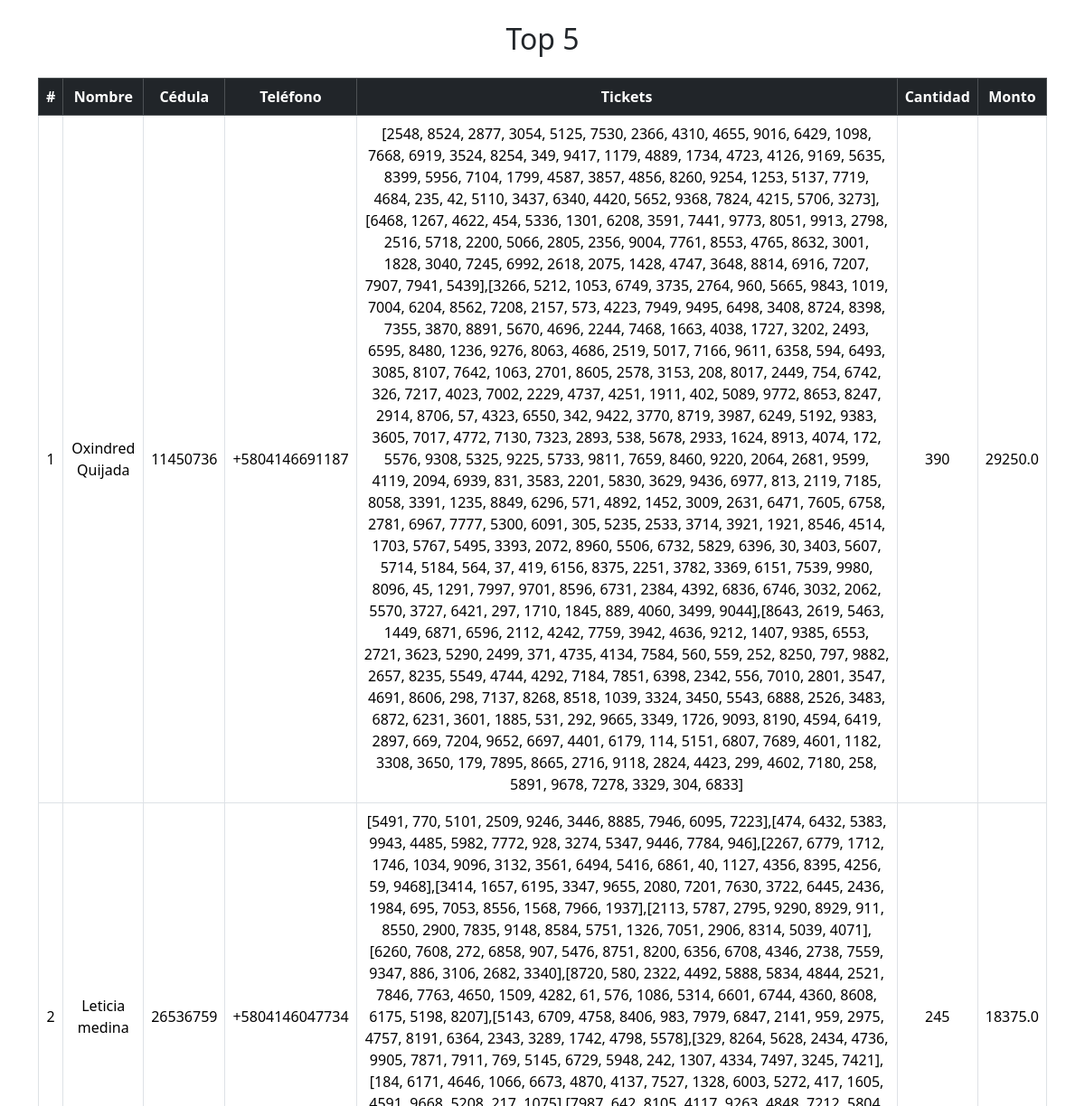
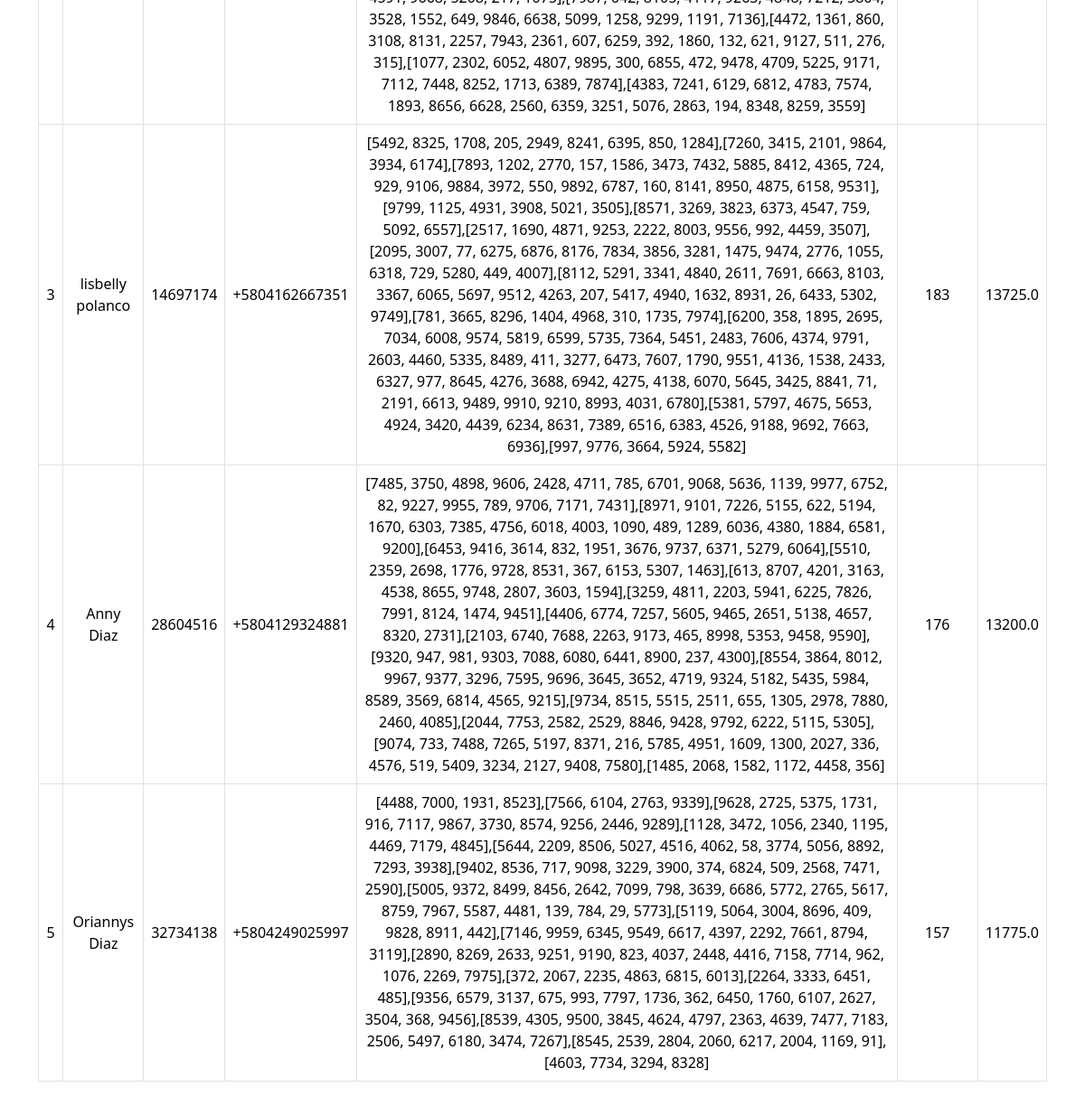
Page /admin/dashboard/solicitudes/top (signed in) on the committed database (2 pictures, top to bottom).
### tables this page shows
CREATE TABLE requeridos (
    id INTEGER PRIMARY KEY AUTOINCREMENT,
    nombre_apellidos TEXT NOT NULL,
    cedula TEXT NOT NULL,
    telefono TEXT NOT NULL,
    referencia TEXT NOT NULL,
    tickets_vendidos INTEGER NOT NULL,
    monto TEXT NOT NULL,
    fecha TEXT NOT NULL,
    estatus TEXT DEFAULT NULL,
    link TEXT
);

### app.py (the view)
@app.route("/admin/dashboard/solicitudes/top")
@login_required  # Ruta protegida por login
def top():
    solicitudes = get_data2()
    return render_template("top.html", solicitudes = solicitudes)

### app.py (called while the page is built)
def login_required(f):
    @wraps(f)
    def decorated_function(*args, **kwargs):
        if not session.get('logged_in'):  # Verifica si el usuario está autenticado
            return redirect(url_for('admin_index'))  # Redirige al login si no está autenticado
        return f(*args, **kwargs)
    return decorated_function

### templates/top.html (shortened to what this page needs)
<!DOCTYPE html>
<html lang="es">
<head>
    <link href="https://cdn.jsdelivr.net/npm/bootstrap@5.3.3/dist/css/bootstrap.min.css" rel="stylesheet">
</head>
<body>
    <div class="container my-4">
        <h2 class="text-center mb-4">Top 5</h2>
        <div class="table-responsive">
            <table class="table table-hover table-bordered align-middle text-center">
                <thead class="table-dark">
                    <tr>
                        <th>Nombre</th>
                        <th>Cédula</th>
                        <th>Teléfono</th>
                        <th>Tickets</th>
                        <th>Cantidad</th>
                        <th>Monto</th>
                    </tr>
                </thead>
                <tbody>
                    {% for solicitud in solicitudes %}
                    <tr>
                        <td class="clickable-cell">{{ solicitud.nombre }}</td>
                        <td class="clickable-cell">{{ solicitud.cedula }}</td>
                        <td class="clickable-cell">{{ solicitud.telefono }}</td>
                        <td class="clickable-cell">{{ solicitud.cartones }}</td>
                        <td class="clickable-cell">{{ solicitud.length }}</td>
                        <td class="clickable-cell">{{ solicitud.monto }}</td>
                    </tr>
                    {% endfor %}
                </tbody>
            </table>
        </div>
    </div>
</body>
</html>

### templates/top.html (style rules this page uses)
.table-responsive { margin-bottom: 1rem; overflow-x: auto; -webkit-overflow-scrolling: touch; }
.clickable-cell { cursor: pointer; }

### rows in the picture
requeridos: nombre "Oxindred Quijada", cedula "11450736", telefono "+5804146691187", cartones "[2548, 8524, 2877, 3054, 5125, 7530, 2366, 4310, 4655, 9016, 6429, 1098, 7668, 6919, 3524, 8254, 349, 9417, 1179, 4889, 1734, 4723, 4126, 9169, 5635, 8399, 5956, 7104, 1799, 4587, 3857, 4856, 8260, 9254, 1253, 5137, 7719, 4684, 235, 42, 5110, 3437, 6340, 4420, 5652, 9368, 7824, 4215, 5706, 3273],[6468, 1267, 4622, 454, 5336, 1301, 6208, 3591, 7441, 9773, 8051, 9913, 2798, 2516, 5718, 2200, 5066, 2805, 2356, 9004, 7761, 8553, 4765, 8632, 3001, 1828, 3040, 7245, 6992, 2618, 2075, 1428, 4747, 3648, 8814, 6916, 7207, 7907, 7941, 5439],[3266, 5212, 1053, 6749, 3735, 2764, 960, 5665, 9843, 1019, 7004, 6204, 8562, 7208, 2157, 573, 4223, 7949, 9495, 6498, 3408, 8724, 8398, 7355, 3870, 8891, 5670,…", length "390", monto "29250.0"
requeridos: nombre "lisbelly polanco", cedula "14697174", telefono "+5804162667351", cartones "[5492, 8325, 1708, 205, 2949, 8241, 6395, 850, 1284],[7260, 3415, 2101, 9864, 3934, 6174],[7893, 1202, 2770, 157, 1586, 3473, 7432, 5885, 8412, 4365, 724, 929, 9106, 9884, 3972, 550, 9892, 6787, 160, 8141, 8950, 4875, 6158, 9531],[9799, 1125, 4931, 3908, 5021, 3505],[8571, 3269, 3823, 6373, 4547, 759, 5092, 6557],[2517, 1690, 4871, 9253, 2222, 8003, 9556, 992, 4459, 3507],[2095, 3007, 77, 6275, 6876, 8176, 7834, 3856, 3281, 1475, 9474, 2776, 1055, 6318, 729, 5280, 449, 4007],[8112, 5291, 3341, 4840, 2611, 7691, 6663, 8103, 3367, 6065, 5697, 9512, 4263, 207, 5417, 4940, 1632, 8931, 26, 6433, 5302, 9749],[781, 3665, 8296, 1404, 4968, 310, 1735, 7974],[6200, 358, 1895, 2695, 7034, 6008, 9574,…", length "183", monto "13725.0"
requeridos: nombre "Leticia medina", cedula "26536759", telefono "+5804146047734", cartones "[5491, 770, 5101, 2509, 9246, 3446, 8885, 7946, 6095, 7223],[474, 6432, 5383, 9943, 4485, 5982, 7772, 928, 3274, 5347, 9446, 7784, 946],[2267, 6779, 1712, 1746, 1034, 9096, 3132, 3561, 6494, 5416, 6861, 40, 1127, 4356, 8395, 4256, 59, 9468],[3414, 1657, 6195, 3347, 9655, 2080, 7201, 7630, 3722, 6445, 2436, 1984, 695, 7053, 8556, 1568, 7966, 1937],[2113, 5787, 2795, 9290, 8929, 911, 8550, 2900, 7835, 9148, 8584, 5751, 1326, 7051, 2906, 8314, 5039, 4071],[6260, 7608, 272, 6858, 907, 5476, 8751, 8200, 6356, 6708, 4346, 2738, 7559, 9347, 886, 3106, 2682, 3340],[8720, 580, 2322, 4492, 5888, 5834, 4844, 2521, 7846, 7763, 4650, 1509, 4282, 61, 576, 1086, 5314, 6601, 6744, 4360, 8608, 6175, 5198,…", length "245", monto "18375.0"
requeridos: nombre "Anny Diaz", cedula "28604516", telefono "+5804129324881", cartones "[7485, 3750, 4898, 9606, 2428, 4711, 785, 6701, 9068, 5636, 1139, 9977, 6752, 82, 9227, 9955, 789, 9706, 7171, 7431],[8971, 9101, 7226, 5155, 622, 5194, 1670, 6303, 7385, 4756, 6018, 4003, 1090, 489, 1289, 6036, 4380, 1884, 6581, 9200],[6453, 9416, 3614, 832, 1951, 3676, 9737, 6371, 5279, 6064],[5510, 2359, 2698, 1776, 9728, 8531, 367, 6153, 5307, 1463],[613, 8707, 4201, 3163, 4538, 8655, 9748, 2807, 3603, 1594],[3259, 4811, 2203, 5941, 6225, 7826, 7991, 8124, 1474, 9451],[4406, 6774, 7257, 5605, 9465, 2651, 5138, 4657, 8320, 2731],[2103, 6740, 7688, 2263, 9173, 465, 8998, 5353, 9458, 9590],[9320, 947, 981, 9303, 7088, 6080, 6441, 8900, 237, 4300],[8554, 3864, 8012, 9967, 9377, 3296, 7595,…", length "176", monto "13200.0"
requeridos: nombre "Oriannys Diaz", cedula "32734138", telefono "+5804249025997", cartones "[4488, 7000, 1931, 8523],[7566, 6104, 2763, 9339],[9628, 2725, 5375, 1731, 916, 7117, 9867, 3730, 8574, 9256, 2446, 9289],[1128, 3472, 1056, 2340, 1195, 4469, 7179, 4845],[5644, 2209, 8506, 5027, 4516, 4062, 58, 3774, 5056, 8892, 7293, 3938],[9402, 8536, 717, 9098, 3229, 3900, 374, 6824, 509, 2568, 7471, 2590],[5005, 9372, 8499, 8456, 2642, 7099, 798, 3639, 6686, 5772, 2765, 5617, 8759, 7967, 5587, 4481, 139, 784, 29, 5773],[5119, 5064, 3004, 8696, 409, 9828, 8911, 442],[7146, 9959, 6345, 9549, 6617, 4397, 2292, 7661, 8794, 3119],[2890, 8269, 2633, 9251, 9190, 823, 4037, 2448, 4416, 7158, 7714, 962, 1076, 2269, 7975],[372, 2067, 2235, 4863, 6815, 6013],[2264, 3333, 6451, 485],[9356, 6579,…", length "157", monto "11775.0"
